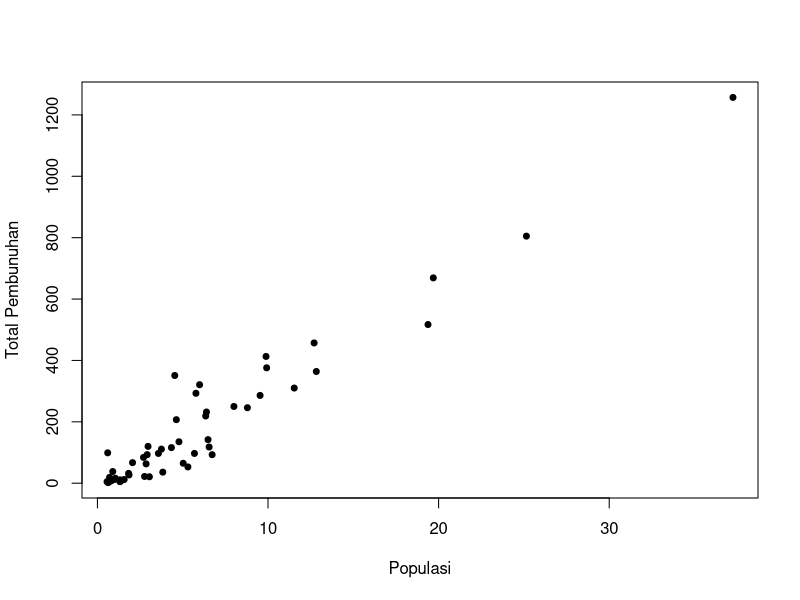
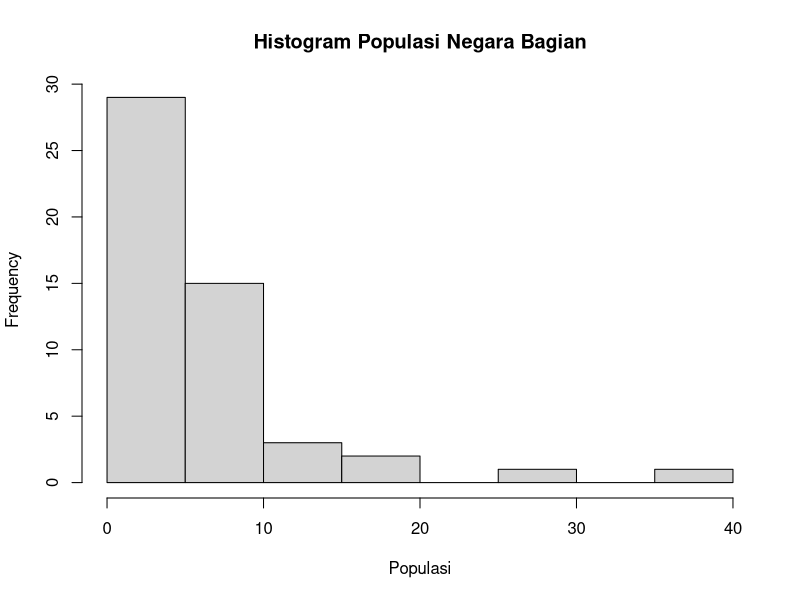
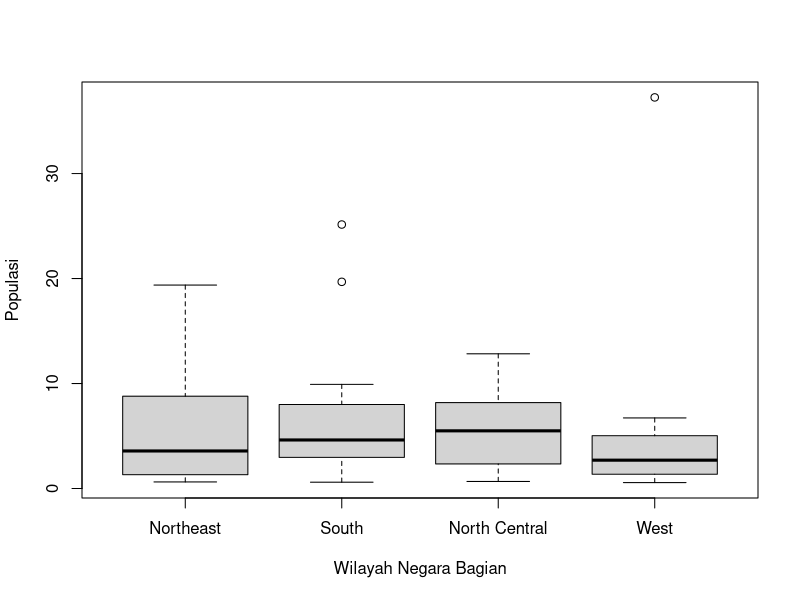

Reproduce these figures in R, in order.
## ---- chunk 1
knitr::opts_chunk$set(echo = TRUE)
## ---- chunk 2
library(dslabs)
data(murders)
## ---- chunk 3
pop <- murders$population
pop <- sort(pop)
pop[1]
## ---- chunk 4
pop <- murders$population
ord <- order(pop)
ord[1]
## ---- chunk 5
which.min(murders$population)
## ---- chunk 6
i <- which.min(murders$population)
states <- murders$state
states[i]
## ---- chunk 7
states <- murders$state
ranks <- rank(murders$population)
my_df <- data.frame(states = states, ranks = ranks)
head(my_df)
## ---- chunk 8
states <- murders$state
ranks <- rank(murders$population)
ind <- order(murders$population)
my_df <- data.frame(states = states[ind], ranks = ranks[ind])
head(my_df)
## ---- chunk 9
x <- murders$population / 10^6
y <- murders$total
plot(x, y,
     pch = 19, cex = 0.8, xlab = "Populasi", ylab = "Total Pembunuhan")
## ---- chunk 10
x <- murders$population / 10^6
hist(x,
     xlab = "Populasi", main = paste("Histogram Populasi Negara Bagian"))
## ---- chunk 11
boxplot(population/10^6 ~ region, data = murders,
        xlab = "Wilayah Negara Bagian", ylab = "Populasi")
